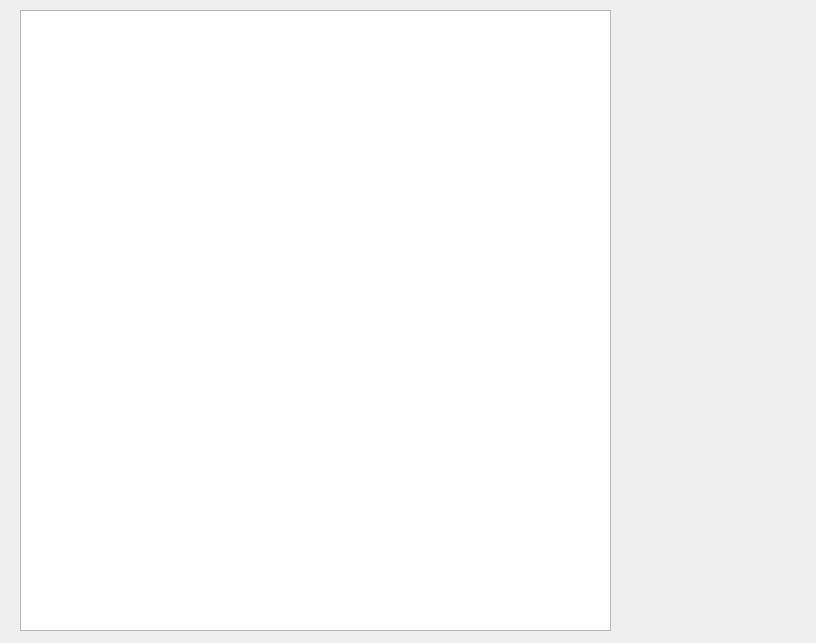
<?xml version="1.0" encoding="UTF-8"?>
<ui version="4.0">
 <class>CatalogueSousConsommateur</class>
 <widget class="QWidget" name="CatalogueSousConsommateur">
  <property name="geometry">
   <rect>
    <x>0</x>
    <y>0</y>
    <width>816</width>
    <height>643</height>
   </rect>
  </property>
  <property name="windowTitle">
   <string>Form</string>
  </property>
  <widget class="QListWidget" name="catalogue">
   <property name="geometry">
    <rect>
     <x>20</x>
     <y>10</y>
     <width>591</width>
     <height>621</height>
    </rect>
   </property>
  </widget>
 </widget>
 <resources/>
 <connections/>
</ui>
